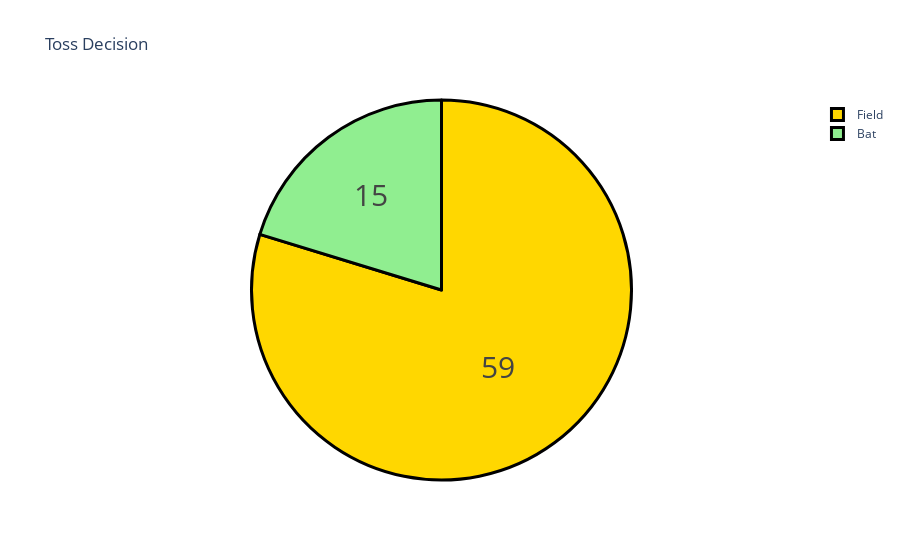

The notebook cell this image was saved under:
### Code cell
#So, currently, 24 matches are won while chasing the target, and 22 matches are won while defending the target. Now let’s see what most teams prefer (batting or fielding) after winning the toss:
toss = data['toss_decision'].value_counts()
label = toss.index
counts = toss.values
color = ['skyblue', 'yellow']

fig = go.Figure(data=[go.Pie(labels=label, values=counts)])
fig.update_layout(title_text='Toss Decision')
fig.update_traces(hoverinfo='label+percent',
                    textinfo='value', textfont_size=30,
                    marker=dict(colors=colors,
                                line=dict(color='black', width=3)))
fig.show()

### Figure 1 — Plotly figure (JSON) as saved in the notebook; plotly's stock layout.template omitted (floating-point values rounded to 4 significant figures)
{"data": [{"hoverinfo": "label+percent", "labels": ["Field", "Bat"], "marker": {"colors": ["gold", "lightgreen"], "line": {"color": "black", "width": 3}}, "textfont": {"size": 30}, "textinfo": "value", "type": "pie", "values": [59, 15]}], "layout": {"title": {"text": "Toss Decision"}}}
